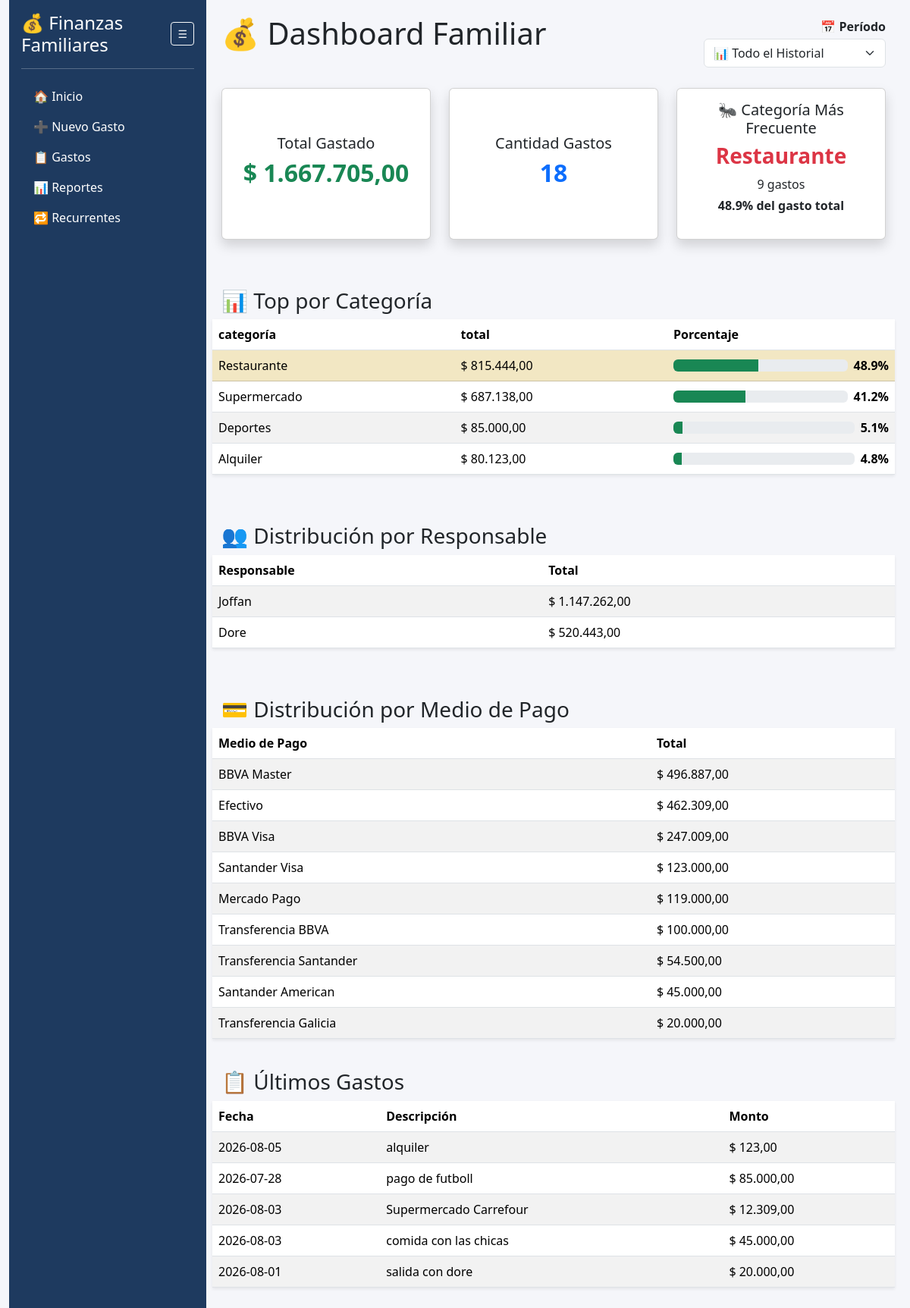
The page / on the database its author committed.
### app.py (models this page shows)
class Gasto(db.Model):
    id = db.Column(db.Integer, primary_key=True)
    fecha = db.Column(db.String(20))
    descripcion = db.Column(db.String(200))
    monto = db.Column(db.Float)
    categoria = db.Column(db.String(50))
    responsable = db.Column(db.String(50))
    medio_pago = db.Column(db.String(50))
    gasto_recurrente_id = db.Column(db.Integer, db.ForeignKey('gasto_recurrente.id'), nullable=True)
    recurrente = db.relationship('GastoRecurrente', backref='gastos_generados', lazy=True)

### app.py (the view)
@app.route("/")
def home():
    mes_seleccionado = request.args.get(
        "mes",
        "todos"
    )
    if mes_seleccionado == "todos":
        gastos_query = Gasto.query
    else:
        gastos_query = Gasto.query.filter(
            Gasto.fecha.startswith(
                mes_seleccionado
            )
        )
    total_gastado = sum(
        gasto.monto
        for gasto in gastos_query.all()
    )
    if total_gastado is None:
        total_gastado = 0
    cantidad_gastos = gastos_query.count()
    ultimos_gastos = gastos_query.order_by(
        Gasto.id.desc()
    ).limit(5).all()
    gastos_categoria = gastos_query.with_entities(
        Gasto.categoria,
    func.sum(Gasto.monto)
    ).group_by(
        Gasto.categoria
    ).order_by(
        func.sum(Gasto.monto).desc()
    ).all()
    gastos_categoria_pct = []
    for categoria, total in gastos_categoria:
        porcentaje = 0
        if total_gastado > 0:
            porcentaje = round((total / total_gastado) * 100, 1)
        gastos_categoria_pct.append(
            {
                "categoria": categoria,
                "total": total,
                "porcentaje": porcentaje
            }
        )
    gastos_responsable = gastos_query.with_entities(
        Gasto.responsable,
        func.sum(Gasto.monto)
    ).group_by(
        Gasto.responsable
    ).order_by(
        func.sum(Gasto.monto).desc()
    ).all()
    gastos_medio_pago = gastos_query.with_entities(
        Gasto.medio_pago,
        func.sum(Gasto.monto)
    ).group_by(
        Gasto.medio_pago
    ).order_by(
        func.sum(Gasto.monto).desc()
    ).all()
    promedio_gasto = 0
    if cantidad_gastos > 0:
        promedio_gasto = total_gastado / cantidad_gastos
    categoria_mas_frecuente = None
    if gastos_categoria_pct:
        categoria_nombre = gastos_categoria_pct[0]["categoria"]
        cantidad_movimientos = gastos_query.filter(
            Gasto.categoria == categoria_nombre
        ).count()
        categoria_mas_frecuente = {
            "categoria": categoria_nombre,
            "cantidad": cantidad_movimientos,
            "porcentaje": gastos_categoria_pct[0]["porcentaje"]
        }
    meses_disponibles = sorted(
        list(
            set(
                gasto.fecha[:7]
                for gasto in Gasto.query.all()
            )
        ),
        reverse=True
    )
    return render_template(
        "home.html",
        total_gastado=total_gastado,
        cantidad_gastos=cantidad_gastos,
        ultimos_gastos=ultimos_gastos,
        gastos_categoria=gastos_categoria,
        gastos_categoria_pct=gastos_categoria_pct,
        gastos_responsable=gastos_responsable,
        gastos_medio_pago=gastos_medio_pago,
        categoria_mas_frecuente=categoria_mas_frecuente,
        meses_disponibles=meses_disponibles,
        mes_seleccionado=mes_seleccionado,
    )

### app.py (called while the page is built)
@app.template_filter('moneda')
def moneda(valor):
    if valor is None:
        return "0,00"
    return f"{valor:,.2f}".replace(",", "X").replace(".", ",").replace("X", ".")

### templates/home.html (shortened to what this page needs)
{% extends "base.html" %}
{% block contenido %}
<div class="d-flex justify-content-between align-items-center mb-4">
    <h1 class="mb-4">
        💰 Dashboard Familiar
    </h1>
    <form method="get">
        <div class="text-end">
            <label class="fw-bold mb-1">
                    📅 Período
            </label>
        </div>
        <select
            class="form-select"
            name="mes"
            onchange="this.form.submit()"
            style="width: 240px;">
            <option
                value="todos"
                {% if mes_seleccionado == 'todos' %}
                selected
                {% endif %}
            >
                📊 Todo el Historial
            </option>
            {% set nombres_meses = {
                '01':'Enero',
                '02':'Febrero',
                '03':'Marzo',
                '04':'Abril',
                '05':'Mayo',
                '06':'Junio',
                '07':'Julio',
                '08':'Agosto',
                '09':'Septiembre',
                '10':'Octubre',
                '11':'Noviembre',
                '12':'Diciembre'
            } %}
        </select>
    </form>
</div>
<div class="row">
    <div class="col-md-4 mb-3">
        <div class="card shadow h-100">
            <div class="card-body d-flex flex-column justify-content-center text-center">
                <h5>Total Gastado</h5>
                <h2 class="text-success fw-bold">
                    $ {{ total_gastado | moneda }}
                </h2>
            </div>
        </div>
    </div>
    <div class="col-md-4 mb-3">
        <div class="card shadow h-100">
            <div class="card-body d-flex flex-column justify-content-center text-center">
                <h5>Cantidad Gastos</h5>
                <h2 class="text-primary fw-bold">
                    {{ cantidad_gastos }}
                </h2>
            </div>
        </div>
    </div>
    <div class="col-md-4 mb-3">
        <div class="card shadow h-100">
            <div class="card-body d-flex flex-column justify-content-center text-center">
                <h5>🐜 Categoría Más Frecuente</h5>
                {% if categoria_mas_frecuente %}
                    <h3 class="text-danger fw-bold">
                        {{ categoria_mas_frecuente.categoria }}
                    </h3>
                    <p class="mb-1">
                        {{ categoria_mas_frecuente.cantidad }} gastos
                    </p>
                    <p class="fw-bold">
                        {{ categoria_mas_frecuente.porcentaje }}% del gasto total
                    </p>
                {% else %}
                    <h3>Sin datos</h3>
                {% endif %}
            </div>
        </div>
    </div>
<h3 class="mt-5">📊 Top por Categoría</h3>
<table class="table table-striped table-hover shadow-sm">
    <thead>
        <tr>
            <th>categoría</th>
            <th>total</th>
            <th>Porcentaje</th>
        </tr>
    </thead>
    <tbody>
        {% for item in gastos_categoria_pct %}
        <tr {% if loop.first %}class="table-warning"{% endif %}>
            <td>{{ item.categoria }}</td>
            <td>
                $ {{ item.total | moneda }}
            </td>
            <td style="width: 300px;">
                <div class="d-flex align-items-center">
                    <div class="progress flex-grow-1 me-2">
                        <div
                            class="progress-bar bg-success"
                            role="progressbar"
                            style="width: {{ item.porcentaje }}%;">
                        </div>
                    </div>
                    <strong>
                        {{ item.porcentaje }}%
                    </strong>
                </div>
            </td>
        </tr>
        {% endfor %}
    </tbody>
</table>
<h3 class="mt-5">👥 Distribución por Responsable</h3>
<table class="table table-striped table-hover shadow-sm">
    <thead>
        <tr>
            <th>Responsable</th>
            <th>Total</th>
        </tr>
    </thead>
    <tbody>
        {% for responsable, total in gastos_responsable %}
        <tr>
            <td>{{ responsable }}</td>
            <td>$ {{ total | moneda }}</td>
        </tr>
        {% endfor %}
    </tbody>
</table>
<h3 class="mt-5">💳 Distribución por Medio de Pago</h3>
<table class="table table-striped table-hover shadow-sm">
    <thead>
        <tr>
            <th>Medio de Pago</th>
            <th>Total</th>
        </tr>
    </thead>
    <tbody>
        {% for medio_pago, total in gastos_medio_pago %}
        <tr>
            <td>{{ medio_pago }}</td>
            <td>$ {{ total | moneda }}</td>
        </tr>
        {% endfor %}
    </tbody>
</table>
<h3 class="mt-4">
    📋 Últimos Gastos
</h3>
<table class="table table-striped table-hover shadow-sm">
    <thead>
        <tr>
            <th>Fecha</th>
            <th>Descripción</th>
            <th>Monto</th>
        </tr>
    </thead>
    <tbody>
        {% for gasto in ultimos_gastos %}
        <tr>
            <td>{{ gasto.fecha }}</td>
            <td>{{ gasto.descripcion }}</td>
            <td>$ {{ gasto.monto | moneda }}</td>
        </tr>
        {% endfor %}
    </tbody>
</table>
{% endblock %}

### templates/base.html (style rules this page uses)
body { background-color:#f5f6fa; }

### rows shown on the page
Gasto: fecha "2026-08-05", descripcion "alquiler", monto|moneda "123,00"
Gasto: fecha "2026-07-28", descripcion "pago de futboll", monto|moneda "85.000,00"
Gasto: fecha "2026-08-03", descripcion "Supermercado Carrefour", monto|moneda "12.309,00"
Gasto: fecha "2026-08-03", descripcion "comida con las chicas", monto|moneda "45.000,00"
Gasto: fecha "2026-08-01", descripcion "salida con dore", monto|moneda "20.000,00"

### other values the page prints
{{ total_gastado | moneda }} "1.667.705,00"
{{ cantidad_gastos }} "18"
{{ categoria_mas_frecuente.categoria }} "Restaurante"
{{ categoria_mas_frecuente.cantidad }} "9"
{{ categoria_mas_frecuente.porcentaje }} "48.9"
{{ item.categoria }} "Restaurante" "Supermercado" "Deportes" "Alquiler"
{{ item.total | moneda }} "815.444,00" "687.138,00" "85.000,00" "80.123,00"
{{ item.porcentaje }} "48.9" "41.2" "5.1" "4.8"
{{ responsable }} "Joffan" "Dore"
{{ total | moneda }} "1.147.262,00" "520.443,00"
{{ medio_pago }} "BBVA Master" "Efectivo" "BBVA Visa" "Santander Visa" "Mercado Pago" "Transferencia BBVA" "Transferencia Santander" "Santander American" "Transferencia Galicia"
{{ total | moneda }} "496.887,00" "462.309,00" "247.009,00" "123.000,00" "119.000,00" "100.000,00" "54.500,00" "45.000,00" "20.000,00"
